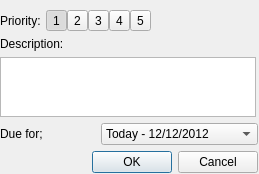
<?xml version="1.0" encoding="UTF-8"?>
<ui version="4.0">
 <class>Dialog</class>
 <widget class="QDialog" name="Dialog">
  <property name="windowModality">
   <enum>Qt::WindowModal</enum>
  </property>
  <property name="geometry">
   <rect>
    <x>0</x>
    <y>0</y>
    <width>259</width>
    <height>174</height>
   </rect>
  </property>
  <property name="sizePolicy">
   <sizepolicy hsizetype="Fixed" vsizetype="Fixed">
    <horstretch>0</horstretch>
    <verstretch>0</verstretch>
   </sizepolicy>
  </property>
  <property name="windowTitle">
   <string>New Task</string>
  </property>
  <property name="modal">
   <bool>true</bool>
  </property>
  <widget class="QWidget" name="layoutWidget">
   <property name="geometry">
    <rect>
     <x>0</x>
     <y>10</y>
     <width>258</width>
     <height>191</height>
    </rect>
   </property>
   <layout class="QVBoxLayout" name="verticalLayout">
    <item>
     <layout class="QHBoxLayout" name="horizontalLayout">
      <property name="spacing">
       <number>0</number>
      </property>
      <item>
       <widget class="QLabel" name="label">
        <property name="sizePolicy">
         <sizepolicy hsizetype="Minimum" vsizetype="Preferred">
          <horstretch>0</horstretch>
          <verstretch>0</verstretch>
         </sizepolicy>
        </property>
        <property name="text">
         <string>Priority:</string>
        </property>
        <property name="buddy">
         <cstring>toolButton</cstring>
        </property>
       </widget>
      </item>
      <item>
       <spacer name="horizontalSpacer_2">
        <property name="orientation">
         <enum>Qt::Horizontal</enum>
        </property>
        <property name="sizeType">
         <enum>QSizePolicy::Fixed</enum>
        </property>
        <property name="sizeHint" stdset="0">
         <size>
          <width>5</width>
          <height>20</height>
         </size>
        </property>
       </spacer>
      </item>
      <item>
       <widget class="QToolButton" name="toolButton">
        <property name="text">
         <string>1</string>
        </property>
        <property name="checkable">
         <bool>true</bool>
        </property>
        <property name="checked">
         <bool>true</bool>
        </property>
        <property name="autoExclusive">
         <bool>true</bool>
        </property>
       </widget>
      </item>
      <item>
       <widget class="QToolButton" name="toolButton_2">
        <property name="text">
         <string>2</string>
        </property>
        <property name="checkable">
         <bool>true</bool>
        </property>
        <property name="autoExclusive">
         <bool>true</bool>
        </property>
       </widget>
      </item>
      <item>
       <widget class="QToolButton" name="toolButton_3">
        <property name="text">
         <string>3</string>
        </property>
        <property name="checkable">
         <bool>true</bool>
        </property>
        <property name="autoExclusive">
         <bool>true</bool>
        </property>
       </widget>
      </item>
      <item>
       <widget class="QToolButton" name="toolButton_4">
        <property name="text">
         <string>4</string>
        </property>
        <property name="checkable">
         <bool>true</bool>
        </property>
        <property name="autoExclusive">
         <bool>true</bool>
        </property>
       </widget>
      </item>
      <item>
       <widget class="QToolButton" name="toolButton_5">
        <property name="text">
         <string>5</string>
        </property>
        <property name="checkable">
         <bool>true</bool>
        </property>
        <property name="autoExclusive">
         <bool>true</bool>
        </property>
       </widget>
      </item>
      <item>
       <spacer name="horizontalSpacer">
        <property name="orientation">
         <enum>Qt::Horizontal</enum>
        </property>
        <property name="sizeHint" stdset="0">
         <size>
          <width>40</width>
          <height>20</height>
         </size>
        </property>
       </spacer>
      </item>
     </layout>
    </item>
    <item>
     <widget class="QLabel" name="label_2">
      <property name="text">
       <string>Description:</string>
      </property>
      <property name="buddy">
       <cstring>Description</cstring>
      </property>
     </widget>
    </item>
    <item>
     <widget class="QPlainTextEdit" name="Description">
      <property name="sizePolicy">
       <sizepolicy hsizetype="Minimum" vsizetype="Minimum">
        <horstretch>0</horstretch>
        <verstretch>0</verstretch>
       </sizepolicy>
      </property>
      <property name="maximumSize">
       <size>
        <width>256</width>
        <height>256</height>
       </size>
      </property>
      <property name="frameShadow">
       <enum>QFrame::Sunken</enum>
      </property>
      <property name="horizontalScrollBarPolicy">
       <enum>Qt::ScrollBarAlwaysOff</enum>
      </property>
      <property name="tabChangesFocus">
       <bool>true</bool>
      </property>
     </widget>
    </item>
    <item>
     <layout class="QHBoxLayout" name="horizontalLayout_2">
      <item>
       <widget class="QLabel" name="label_3">
        <property name="text">
         <string>Due for;</string>
        </property>
        <property name="buddy">
         <cstring>comboBox</cstring>
        </property>
       </widget>
      </item>
      <item>
       <widget class="QComboBox" name="comboBox">
        <property name="sizePolicy">
         <sizepolicy hsizetype="Fixed" vsizetype="Fixed">
          <horstretch>0</horstretch>
          <verstretch>0</verstretch>
         </sizepolicy>
        </property>
        <property name="sizeAdjustPolicy">
         <enum>QComboBox::AdjustToContents</enum>
        </property>
        <item>
         <property name="text">
          <string>Today - 12/12/2012</string>
         </property>
        </item>
        <item>
         <property name="text">
          <string>Tomorrow - 12/12/2010</string>
         </property>
        </item>
       </widget>
      </item>
     </layout>
    </item>
    <item>
     <widget class="QDialogButtonBox" name="buttonBox">
      <property name="orientation">
       <enum>Qt::Horizontal</enum>
      </property>
      <property name="standardButtons">
       <set>QDialogButtonBox::Cancel|QDialogButtonBox::Ok</set>
      </property>
      <property name="centerButtons">
       <bool>false</bool>
      </property>
     </widget>
    </item>
    <item>
     <widget class="QPushButton" name="deleteButton">
      <property name="enabled">
       <bool>false</bool>
      </property>
      <property name="text">
       <string>Delete</string>
      </property>
     </widget>
    </item>
   </layout>
  </widget>
 </widget>
 <tabstops>
  <tabstop>toolButton</tabstop>
  <tabstop>toolButton_2</tabstop>
  <tabstop>toolButton_3</tabstop>
  <tabstop>toolButton_4</tabstop>
  <tabstop>toolButton_5</tabstop>
  <tabstop>Description</tabstop>
  <tabstop>comboBox</tabstop>
  <tabstop>buttonBox</tabstop>
 </tabstops>
 <resources/>
 <connections>
  <connection>
   <sender>buttonBox</sender>
   <signal>accepted()</signal>
   <receiver>Dialog</receiver>
   <slot>accept()</slot>
   <hints>
    <hint type="sourcelabel">
     <x>249</x>
     <y>310</y>
    </hint>
    <hint type="destinationlabel">
     <x>157</x>
     <y>274</y>
    </hint>
   </hints>
  </connection>
  <connection>
   <sender>buttonBox</sender>
   <signal>rejected()</signal>
   <receiver>Dialog</receiver>
   <slot>reject()</slot>
   <hints>
    <hint type="sourcelabel">
     <x>256</x>
     <y>310</y>
    </hint>
    <hint type="destinationlabel">
     <x>285</x>
     <y>274</y>
    </hint>
   </hints>
  </connection>
  <connection>
   <sender>deleteButton</sender>
   <signal>clicked()</signal>
   <receiver>Dialog</receiver>
   <slot>accept()</slot>
   <hints>
    <hint type="sourcelabel">
     <x>128</x>
     <y>329</y>
    </hint>
    <hint type="destinationlabel">
     <x>134</x>
     <y>212</y>
    </hint>
   </hints>
  </connection>
 </connections>
</ui>
